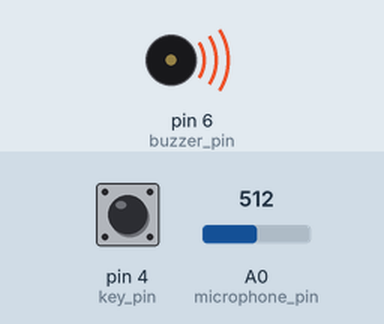
This sketch was run on a simulated Arduino Uno, built with avr-gcc and run on an emulated ATmega328P. Parts: buzzer (waves = sounding). The test bench sets the inputs (shaded band); at power-on: pin 4 (key_pin) HIGH, A0 (microphone_pin) = 512. What the sketch prints to the serial monitor is not drawn.

Above: at 1.3 s.
1.4 s: pin 4 (key_pin) pulled LOW for 0.15 s
At 1.8 s:
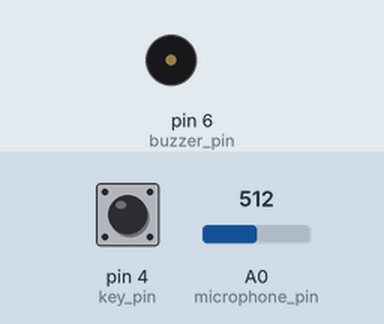
3.0 s: pin 4 (key_pin) pulled LOW for 3.2 s
Timing chart, 0 to 14.0 s (numbered marks = the images above; inputs shaded):
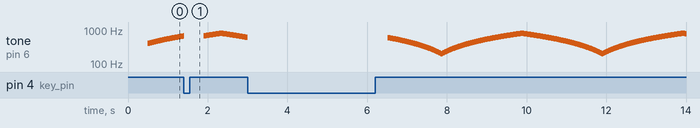

Measured:
- by itself, tone on pin 6 (buzzer_pin): plays 601 Hz for 0.01 s, 598 Hz for 0.01 s, 595 Hz for 0.01 s, 592 Hz for 0.01 s, 589 Hz for 0.01 s, 586 Hz for 0.01 s … (746 notes in this stretch)

The sketch:

discovereverything-grumpy-grandpa.ino
```cpp
/**
 *  GrumpGrandpa
 *
 *  David Janes
 *  Discover Everything
 *  2016-05-04
 *
 *  Re-written version of Microduino's Grumpy Grandpa.
 */

/*
 *  Change this to a bigger number
 */
const int microphone_trigger_volume = 100;

/**
 *  These correspond to the pins that the sensors are plugged
 *  into on the Microduino Sensor Hub
 */
const int microphone_pin = A0;  // slot A0/A1
const int buzzer_pin = 6;       // slot 6/7
const int key_pin = 4;          // slot 4/5

/**
 *  Used to track the last time we changed the tone
 */
long last_millis;

/**
 *  Will be true if the buzzer should be on, otherwise no.
 *  The code in loop() will modify this depending on the volume
 *  and the switch
 */
boolean buzzer_should_be_on;

/**
 *  This is the current tone of the buzzer, and the direction
 *  it should be changed in next, so we get an up-down
 *  buzzer sound
 */
int tone_buzzer;
int tone_increment;


/**
 *  This is called once
 */
void setup() {
  // in case you want to look at what's happening on the serial monitor
  Serial.begin(115200);

  // set up the pins - these are programmable in purpose, so this has to be done
  pinMode(microphone_pin, INPUT);
  pinMode(key_pin, INPUT);
  pinMode(buzzer_pin, OUTPUT);

  // initial values for our variables being tracked
  buzzer_should_be_on = false;
  tone_buzzer = 400;
  tone_increment = 3;

  last_millis = millis();
}

/**
 *  This is run over and over forever
 */
void loop() {
  // if the buzzer is off, should we turn it on (because it's loud and stays loud)
  if (!buzzer_should_be_on) {
    int microphone_value = analogRead(microphone_pin);
    if (microphone_value > microphone_trigger_volume) {
      Serial.print("getting angry, volume is: ");
      Serial.print(microphone_value);
      Serial.print("... ");

      // wait half a second, then still see if it's loud
      delay(500);

      microphone_value = analogRead(microphone_pin);
      if (microphone_value > microphone_trigger_volume) {
        Serial.print("turning ON buzzer, volume is: ");
        Serial.println(microphone_value);
        buzzer_should_be_on = true;
      } else {
        Serial.print("it's OK, it didn't stay loud, value was: ");
        Serial.println(microphone_value);
      }
    }
  }

  // if the buzzer is on, should we turn it off (because the switch is open)
  if (buzzer_should_be_on) {
    if (digitalRead(key_pin) == 0) {
      Serial.println("turning OFF buzzer");
      buzzer_should_be_on = false;
    }
  }

  // then do the appropriate thing
  if (buzzer_should_be_on) {
    buzzer_sound();
  } else {
    buzzer_off();
  }
}

/**
 *  Turn the buzzer off
 */
void buzzer_off()
{
    noTone(buzzer_pin);
}

/**
 *  This makes the buzzer sound, changing it over time
 */
void buzzer_sound()
{
  if ((millis() - last_millis) < 10) {
    return;
  }

  tone_buzzer += tone_increment;
  if ((tone_buzzer < 200) || (tone_buzzer > 800)) {
    tone_increment = -tone_increment;
  }

  tone(buzzer_pin, tone_buzzer);
  last_millis = millis();
}
```
